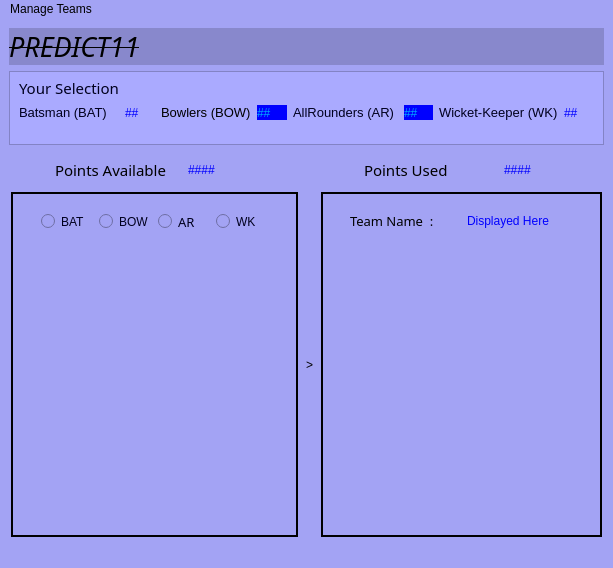
<?xml version="1.0" encoding="UTF-8"?>
<ui version="4.0">
 <class>MainWindow</class>
 <widget class="QMainWindow" name="MainWindow">
  <property name="geometry">
   <rect>
    <x>0</x>
    <y>0</y>
    <width>613</width>
    <height>565</height>
   </rect>
  </property>
  <property name="windowTitle">
   <string>MainWindow</string>
  </property>
  <property name="styleSheet">
   <string notr="true">background-color: rgb(170, 170, 255);
background-color: rgb(163, 163, 244);
</string>
  </property>
  <widget class="QWidget" name="central_w">
   <layout class="QVBoxLayout" name="verticalLayout_3">
    <item>
     <widget class="QLabel" name="label_3">
      <property name="font">
       <font>
        <family>Brush Script MT</family>
        <pointsize>20</pointsize>
        <italic>true</italic>
        <strikeout>true</strikeout>
       </font>
      </property>
      <property name="styleSheet">
       <string notr="true">background-color: rgb(165, 165, 247);
background-color: rgb(136, 136, 204);

</string>
      </property>
      <property name="text">
       <string>PREDICT11</string>
      </property>
     </widget>
    </item>
    <item>
     <spacer name="verticalSpacer">
      <property name="orientation">
       <enum>Qt::Vertical</enum>
      </property>
      <property name="sizeType">
       <enum>QSizePolicy::Preferred</enum>
      </property>
      <property name="sizeHint" stdset="0">
       <size>
        <width>20</width>
        <height>40</height>
       </size>
      </property>
     </spacer>
    </item>
    <item>
     <widget class="QFrame" name="frame">
      <property name="styleSheet">
       <string notr="true">background-color: rgb(170, 170, 255);
font: 75 10pt &quot;MS Shell Dlg 2&quot;;
</string>
      </property>
      <property name="frameShape">
       <enum>QFrame::StyledPanel</enum>
      </property>
      <property name="frameShadow">
       <enum>QFrame::Raised</enum>
      </property>
      <layout class="QGridLayout" name="gridLayout">
       <property name="topMargin">
        <number>5</number>
       </property>
       <property name="bottomMargin">
        <number>24</number>
       </property>
       <item row="1" column="4">
        <widget class="QLabel" name="label_10">
         <property name="font">
          <font>
           <family>MS Shell Dlg 2</family>
           <pointsize>10</pointsize>
           <weight>9</weight>
           <italic>false</italic>
           <bold>false</bold>
          </font>
         </property>
         <property name="styleSheet">
          <string notr="true">color: rgb(0, 0, 30);</string>
         </property>
         <property name="text">
          <string>AllRounders (AR) </string>
         </property>
        </widget>
       </item>
       <item row="1" column="3">
        <widget class="QLabel" name="BOWL">
         <property name="styleSheet">
          <string notr="true">color: rgb(0, 170, 255);
background-color: rgb(0, 0, 255);</string>
         </property>
         <property name="text">
          <string>##</string>
         </property>
        </widget>
       </item>
       <item row="1" column="5">
        <widget class="QLabel" name="ARL">
         <property name="styleSheet">
          <string notr="true">color: rgb(0, 170, 255);
background-color: rgb(0, 0, 255);</string>
         </property>
         <property name="text">
          <string>##</string>
         </property>
        </widget>
       </item>
       <item row="1" column="1">
        <widget class="QLabel" name="BAT">
         <property name="styleSheet">
          <string notr="true">color: rgb(0, 170, 255);
color: rgb(0, 0, 255);</string>
         </property>
         <property name="text">
          <string>##</string>
         </property>
        </widget>
       </item>
       <item row="1" column="0">
        <widget class="QLabel" name="label_2">
         <property name="font">
          <font>
           <family>MS Shell Dlg 2</family>
           <pointsize>10</pointsize>
           <weight>9</weight>
           <italic>false</italic>
           <bold>false</bold>
          </font>
         </property>
         <property name="styleSheet">
          <string notr="true">color: rgb(0, 0, 30);
</string>
         </property>
         <property name="text">
          <string>Batsman (BAT)</string>
         </property>
        </widget>
       </item>
       <item row="1" column="7">
        <widget class="QLabel" name="WK">
         <property name="styleSheet">
          <string notr="true">color: rgb(0, 170, 255);
color: rgb(0, 0, 255);</string>
         </property>
         <property name="text">
          <string>##</string>
         </property>
        </widget>
       </item>
       <item row="1" column="6">
        <widget class="QLabel" name="label_12">
         <property name="font">
          <font>
           <family>MS Shell Dlg 2</family>
           <pointsize>10</pointsize>
           <weight>9</weight>
           <italic>false</italic>
           <bold>false</bold>
          </font>
         </property>
         <property name="styleSheet">
          <string notr="true">color: rgb(0, 0, 30);</string>
         </property>
         <property name="text">
          <string>Wicket-Keeper (WK)</string>
         </property>
        </widget>
       </item>
       <item row="1" column="2">
        <widget class="QLabel" name="label_4">
         <property name="font">
          <font>
           <family>Arial</family>
           <pointsize>10</pointsize>
           <weight>50</weight>
           <italic>false</italic>
           <bold>false</bold>
          </font>
         </property>
         <property name="styleSheet">
          <string notr="true">
font: 10pt &quot;Arial&quot;</string>
         </property>
         <property name="text">
          <string>Bowlers (BOW)</string>
         </property>
        </widget>
       </item>
       <item row="0" column="0">
        <widget class="QLabel" name="label">
         <property name="font">
          <font>
           <family>Bahnschrift SemiBold</family>
           <pointsize>11</pointsize>
           <weight>7</weight>
           <italic>false</italic>
           <bold>false</bold>
          </font>
         </property>
         <property name="styleSheet">
          <string notr="true">color: rgb(0, 0, 30);
font: 63 11pt &quot;Bahnschrift SemiBold&quot;;</string>
         </property>
         <property name="text">
          <string>Your Selection</string>
         </property>
        </widget>
       </item>
      </layout>
     </widget>
    </item>
    <item>
     <widget class="QFrame" name="frame_2">
      <property name="styleSheet">
       <string notr="true">font: 75 10pt &quot;MS Shell Dlg 2&quot;;
border-color: rgb(255, 255, 255);</string>
      </property>
      <property name="frameShape">
       <enum>QFrame::NoFrame</enum>
      </property>
      <property name="frameShadow">
       <enum>QFrame::Plain</enum>
      </property>
      <property name="lineWidth">
       <number>0</number>
      </property>
      <layout class="QHBoxLayout" name="horizontalLayout">
       <property name="leftMargin">
        <number>46</number>
       </property>
       <property name="topMargin">
        <number>8</number>
       </property>
       <property name="rightMargin">
        <number>23</number>
       </property>
       <property name="bottomMargin">
        <number>5</number>
       </property>
       <item>
        <widget class="QLabel" name="label_6">
         <property name="font">
          <font>
           <family>Bahnschrift SemiBold</family>
           <pointsize>11</pointsize>
           <weight>7</weight>
           <italic>false</italic>
           <bold>false</bold>
          </font>
         </property>
         <property name="styleSheet">
          <string notr="true">font: 63 11pt &quot;Bahnschrift SemiBold&quot;;</string>
         </property>
         <property name="text">
          <string>Points Available</string>
         </property>
        </widget>
       </item>
       <item>
        <widget class="QLabel" name="points_available">
         <property name="styleSheet">
          <string notr="true">color: rgb(85, 170, 255);
color: rgb(0, 0, 255);</string>
         </property>
         <property name="text">
          <string>####</string>
         </property>
        </widget>
       </item>
       <item alignment="Qt::AlignRight">
        <widget class="QLabel" name="label_7">
         <property name="font">
          <font>
           <family>Bahnschrift SemiBold</family>
           <pointsize>11</pointsize>
           <weight>7</weight>
           <italic>false</italic>
           <bold>false</bold>
          </font>
         </property>
         <property name="styleSheet">
          <string notr="true">font: 63 11pt &quot;Bahnschrift SemiBold&quot;;</string>
         </property>
         <property name="text">
          <string>Points Used</string>
         </property>
        </widget>
       </item>
       <item alignment="Qt::AlignHCenter">
        <widget class="QLabel" name="points_used">
         <property name="styleSheet">
          <string notr="true">color: rgb(85, 170, 255);
color: rgb(0, 0, 255);</string>
         </property>
         <property name="text">
          <string>####</string>
         </property>
        </widget>
       </item>
      </layout>
     </widget>
    </item>
    <item>
     <layout class="QHBoxLayout" name="horizontalLayout_4">
      <item>
       <spacer name="horizontalSpacer_3">
        <property name="orientation">
         <enum>Qt::Horizontal</enum>
        </property>
        <property name="sizeType">
         <enum>QSizePolicy::Preferred</enum>
        </property>
        <property name="sizeHint" stdset="0">
         <size>
          <width>13</width>
          <height>345</height>
         </size>
        </property>
       </spacer>
      </item>
      <item>
       <widget class="QFrame" name="frame_3">
        <property name="sizePolicy">
         <sizepolicy hsizetype="Expanding" vsizetype="Preferred">
          <horstretch>0</horstretch>
          <verstretch>0</verstretch>
         </sizepolicy>
        </property>
        <property name="styleSheet">
         <string notr="true">border-color: rgb(15, 15, 15);</string>
        </property>
        <property name="frameShape">
         <enum>QFrame::Panel</enum>
        </property>
        <property name="frameShadow">
         <enum>QFrame::Plain</enum>
        </property>
        <property name="lineWidth">
         <number>2</number>
        </property>
        <property name="midLineWidth">
         <number>1</number>
        </property>
        <layout class="QVBoxLayout" name="verticalLayout">
         <property name="leftMargin">
          <number>19</number>
         </property>
         <property name="rightMargin">
          <number>19</number>
         </property>
         <item>
          <widget class="QFrame" name="frame_5">
           <property name="styleSheet">
            <string notr="true">font: 75 10pt &quot;MS Shell Dlg 2&quot;;
border-color: rgb(0, 0, 0);</string>
           </property>
           <property name="frameShape">
            <enum>QFrame::NoFrame</enum>
           </property>
           <property name="frameShadow">
            <enum>QFrame::Sunken</enum>
           </property>
           <layout class="QHBoxLayout" name="horizontalLayout_2">
            <item>
             <widget class="QRadioButton" name="bat_rb">
              <property name="enabled">
               <bool>false</bool>
              </property>
              <property name="sizePolicy">
               <sizepolicy hsizetype="Expanding" vsizetype="Fixed">
                <horstretch>0</horstretch>
                <verstretch>0</verstretch>
               </sizepolicy>
              </property>
              <property name="styleSheet">
               <string notr="true">color: rgb(0, 0, 30);
font: 63 10pt &quot;Bahnschrift SemiBold&quot;;</string>
              </property>
              <property name="text">
               <string>BAT</string>
              </property>
             </widget>
            </item>
            <item>
             <widget class="QRadioButton" name="bow_rb">
              <property name="enabled">
               <bool>false</bool>
              </property>
              <property name="sizePolicy">
               <sizepolicy hsizetype="Expanding" vsizetype="Fixed">
                <horstretch>0</horstretch>
                <verstretch>0</verstretch>
               </sizepolicy>
              </property>
              <property name="styleSheet">
               <string notr="true">font: 63 10pt &quot;Bahnschrift SemiBold&quot;;

color: rgb(0, 0, 30);</string>
              </property>
              <property name="text">
               <string>BOW</string>
              </property>
             </widget>
            </item>
            <item>
             <widget class="QRadioButton" name="ar_rb">
              <property name="enabled">
               <bool>false</bool>
              </property>
              <property name="sizePolicy">
               <sizepolicy hsizetype="Expanding" vsizetype="Fixed">
                <horstretch>0</horstretch>
                <verstretch>0</verstretch>
               </sizepolicy>
              </property>
              <property name="font">
               <font>
                <family>Bahnschrift SemiBold</family>
                <pointsize>10</pointsize>
                <weight>7</weight>
                <italic>false</italic>
                <bold>false</bold>
               </font>
              </property>
              <property name="styleSheet">
               <string notr="true">color: rgb(0, 0, 30);
font: 63 10pt &quot;Bahnschrift SemiBold&quot;;
</string>
              </property>
              <property name="text">
               <string>AR</string>
              </property>
             </widget>
            </item>
            <item>
             <widget class="QRadioButton" name="wk_rb">
              <property name="enabled">
               <bool>false</bool>
              </property>
              <property name="sizePolicy">
               <sizepolicy hsizetype="Expanding" vsizetype="Fixed">
                <horstretch>0</horstretch>
                <verstretch>0</verstretch>
               </sizepolicy>
              </property>
              <property name="styleSheet">
               <string notr="true">color: rgb(0, 0, 30);
font: 63 10pt &quot;Bahnschrift SemiBold&quot;;</string>
              </property>
              <property name="text">
               <string>WK</string>
              </property>
             </widget>
            </item>
           </layout>
          </widget>
         </item>
         <item>
          <widget class="QListWidget" name="av_player">
           <property name="font">
            <font>
             <family>Arial</family>
             <pointsize>10</pointsize>
             <weight>75</weight>
             <bold>true</bold>
            </font>
           </property>
           <property name="frameShape">
            <enum>QFrame::NoFrame</enum>
           </property>
          </widget>
         </item>
        </layout>
       </widget>
      </item>
      <item>
       <spacer name="horizontalSpacer">
        <property name="orientation">
         <enum>Qt::Horizontal</enum>
        </property>
        <property name="sizeType">
         <enum>QSizePolicy::Preferred</enum>
        </property>
        <property name="sizeHint" stdset="0">
         <size>
          <width>13</width>
          <height>345</height>
         </size>
        </property>
       </spacer>
      </item>
      <item>
       <widget class="QLabel" name="label_9">
        <property name="styleSheet">
         <string notr="true">font: 20pt &quot;MS Shell Dlg 2&quot;;</string>
        </property>
        <property name="lineWidth">
         <number>-10</number>
        </property>
        <property name="midLineWidth">
         <number>-10</number>
        </property>
        <property name="text">
         <string>&gt;</string>
        </property>
       </widget>
      </item>
      <item>
       <spacer name="horizontalSpacer_2">
        <property name="orientation">
         <enum>Qt::Horizontal</enum>
        </property>
        <property name="sizeType">
         <enum>QSizePolicy::Preferred</enum>
        </property>
        <property name="sizeHint" stdset="0">
         <size>
          <width>13</width>
          <height>345</height>
         </size>
        </property>
       </spacer>
      </item>
      <item>
       <widget class="QFrame" name="frame_4">
        <property name="styleSheet">
         <string notr="true">border-color: rgb(120, 120, 120);</string>
        </property>
        <property name="frameShape">
         <enum>QFrame::Panel</enum>
        </property>
        <property name="frameShadow">
         <enum>QFrame::Plain</enum>
        </property>
        <property name="lineWidth">
         <number>2</number>
        </property>
        <property name="midLineWidth">
         <number>1</number>
        </property>
        <layout class="QVBoxLayout" name="verticalLayout_2" stretch="0,0">
         <property name="spacing">
          <number>6</number>
         </property>
         <property name="leftMargin">
          <number>18</number>
         </property>
         <property name="topMargin">
          <number>9</number>
         </property>
         <property name="rightMargin">
          <number>14</number>
         </property>
         <item>
          <widget class="QFrame" name="frame_6">
           <property name="styleSheet">
            <string notr="true">font: 75 10pt &quot;MS Shell Dlg 2&quot;;</string>
           </property>
           <property name="frameShape">
            <enum>QFrame::NoFrame</enum>
           </property>
           <property name="frameShadow">
            <enum>QFrame::Raised</enum>
           </property>
           <layout class="QHBoxLayout" name="horizontalLayout_3">
            <item>
             <widget class="QLabel" name="label_8">
              <property name="font">
               <font>
                <family>Bahnschrift SemiBold</family>
                <pointsize>10</pointsize>
                <weight>7</weight>
                <italic>false</italic>
                <bold>false</bold>
               </font>
              </property>
              <property name="styleSheet">
               <string notr="true">font: 63 10pt &quot;Bahnschrift SemiBold&quot;;</string>
              </property>
              <property name="text">
               <string>Team Name  :</string>
              </property>
             </widget>
            </item>
            <item>
             <widget class="QLabel" name="team_name">
              <property name="styleSheet">
               <string notr="true">color: rgb(85, 170, 255);
color: rgb(0, 0, 255);</string>
              </property>
              <property name="text">
               <string>Displayed Here</string>
              </property>
             </widget>
            </item>
           </layout>
          </widget>
         </item>
         <item>
          <widget class="QListWidget" name="sel_player">
           <property name="font">
            <font>
             <family>Arial</family>
             <pointsize>10</pointsize>
             <weight>75</weight>
             <bold>true</bold>
            </font>
           </property>
           <property name="frameShape">
            <enum>QFrame::NoFrame</enum>
           </property>
          </widget>
         </item>
        </layout>
       </widget>
      </item>
      <item>
       <spacer name="horizontalSpacer_4">
        <property name="orientation">
         <enum>Qt::Horizontal</enum>
        </property>
        <property name="sizeType">
         <enum>QSizePolicy::Preferred</enum>
        </property>
        <property name="sizeHint" stdset="0">
         <size>
          <width>13</width>
          <height>345</height>
         </size>
        </property>
       </spacer>
      </item>
     </layout>
    </item>
   </layout>
  </widget>
  <widget class="QMenuBar" name="menubar">
   <property name="geometry">
    <rect>
     <x>0</x>
     <y>0</y>
     <width>613</width>
     <height>21</height>
    </rect>
   </property>
   <widget class="QMenu" name="menuManage_Teams">
    <property name="cursor">
     <cursorShape>ArrowCursor</cursorShape>
    </property>
    <property name="styleSheet">
     <string notr="true">selection-background-color: rgb(0, 170, 255);

</string>
    </property>
    <property name="title">
     <string>Manage Teams</string>
    </property>
    <addaction name="new_t"/>
    <addaction name="open_t"/>
    <addaction name="separator"/>
    <addaction name="save_t"/>
    <addaction name="separator"/>
    <addaction name="evaluat_t"/>
    <addaction name="separator"/>
    <addaction name="actionQuit"/>
   </widget>
   <addaction name="menuManage_Teams"/>
  </widget>
  <widget class="QStatusBar" name="statusbar"/>
  <action name="new_t">
   <property name="checkable">
    <bool>false</bool>
   </property>
   <property name="text">
    <string>NEW Team</string>
   </property>
   <property name="iconText">
    <string notr="true">NEW Team</string>
   </property>
   <property name="shortcut">
    <string>Ctrl+N</string>
   </property>
   <property name="shortcutContext">
    <enum>Qt::WindowShortcut</enum>
   </property>
   <property name="autoRepeat">
    <bool>true</bool>
   </property>
   <property name="visible">
    <bool>true</bool>
   </property>
   <property name="priority">
    <enum>QAction::NormalPriority</enum>
   </property>
   <property name="shortcutVisibleInContextMenu" stdset="0">
    <bool>true</bool>
   </property>
  </action>
  <action name="open_t">
   <property name="text">
    <string>OPEN Team</string>
   </property>
   <property name="shortcut">
    <string>Ctrl+O</string>
   </property>
  </action>
  <action name="save_t">
   <property name="enabled">
    <bool>true</bool>
   </property>
   <property name="text">
    <string>SAVE team</string>
   </property>
   <property name="shortcut">
    <string>Ctrl+S</string>
   </property>
   <property name="visible">
    <bool>true</bool>
   </property>
   <property name="iconVisibleInMenu">
    <bool>true</bool>
   </property>
   <property name="shortcutVisibleInContextMenu" stdset="0">
    <bool>true</bool>
   </property>
  </action>
  <action name="evaluat_t">
   <property name="text">
    <string>EVALUATE Team</string>
   </property>
   <property name="shortcut">
    <string>Ctrl+E</string>
   </property>
  </action>
  <action name="actionQuit">
   <property name="text">
    <string>QUIT</string>
   </property>
   <property name="shortcut">
    <string>Ctrl+F4</string>
   </property>
  </action>
 </widget>
 <resources/>
 <connections/>
</ui>
